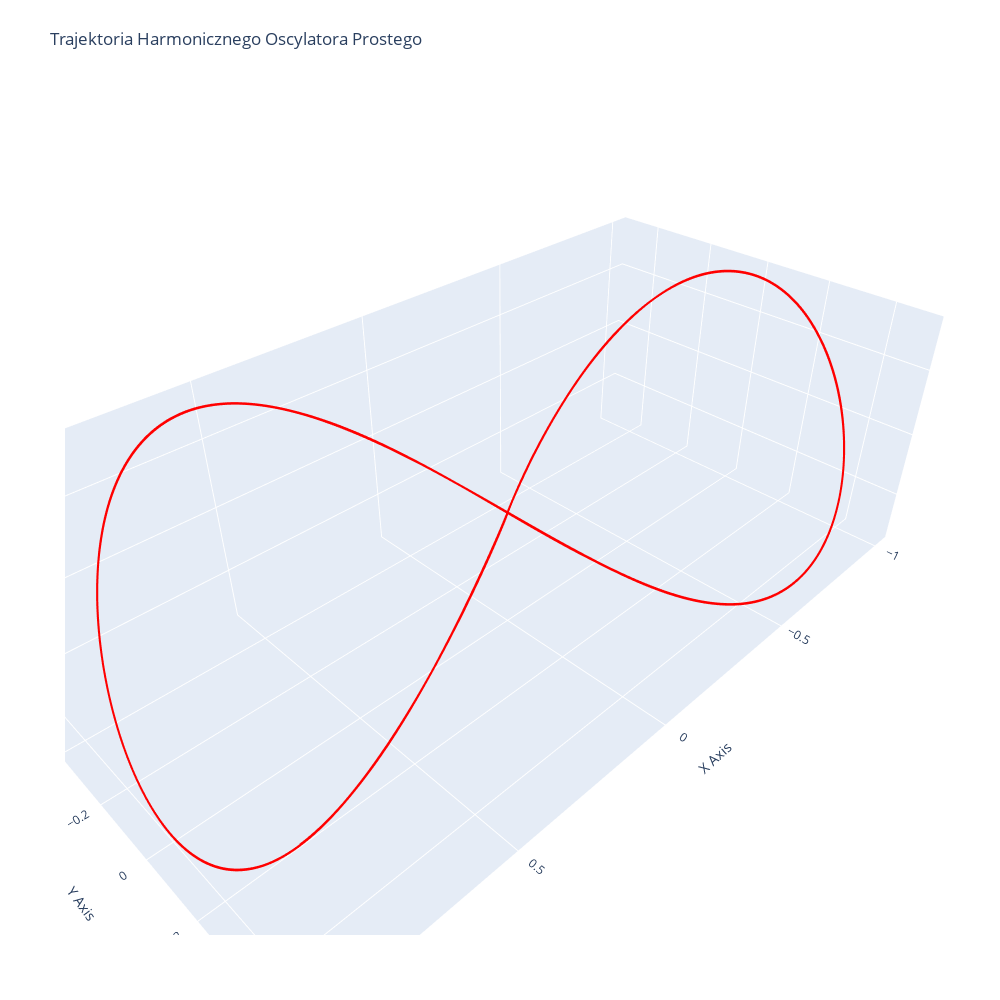

Notebook code for this chart:
### Code cell
import plotly.graph_objs as go
from IPython.display import display

# Zakładam, że `t`, `position`, i `velocity` są już obliczone przez Twojego solvera
# Tutaj generujemy wykres

fig = go.Figure()

# Dodajemy trajektorię dla każdej osi
fig.add_trace(go.Scatter3d(x=position[0], y=position[1], z=position[2],
                           mode='lines', name='Trajektoria',line=dict(color='red', width=4))      )

# Ustawienia wykresu
fig.update_layout(title='Trajektoria Harmonicznego Oscylatora Prostego',
                  scene=dict(xaxis_title='X Axis',
                             yaxis_title='Y Axis',
                             zaxis_title='Z Axis'),
                  autosize=False, width=1000, height=1000,
                  margin=dict(l=65, r=50, b=65, t=90))

# Wyświetlenie wykresu
display(fig)

### Figure 1 — Plotly figure (JSON) as saved in the notebook; plotly's stock layout.template omitted (floating-point values rounded to 4 significant figures; data arrays with more than 128 entries replaced by an {"elided": "..."} marker saying what was removed)
{"data": [{"line": {"color": "red", "width": 4}, "mode": "lines", "name": "Trajektoria", "type": "scatter3d", "x": {"elided": "2000 float values"}, "y": {"elided": "2000 float values"}, "z": {"elided": "2000 float values"}}], "layout": {"autosize": false, "height": 1000, "margin": {"b": 65, "l": 65, "r": 50, "t": 90}, "scene": {"xaxis": {"title": {"text": "X Axis"}}, "yaxis": {"title": {"text": "Y Axis"}}, "zaxis": {"title": {"text": "Z Axis"}}}, "title": {"text": "Trajektoria Harmonicznego Oscylatora Prostego"}, "width": 1000}}
